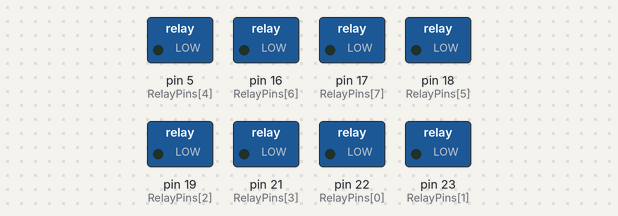
Simulated run of this sketch. Board: Arduino Mega 2560, built with avr-gcc and run on an emulated ATmega2560. Parts: switched loads named in the sketch (green lamp = pin HIGH). What the sketch prints to the serial monitor is not drawn.

Above: at 2.5 s.
At 5.7 s:
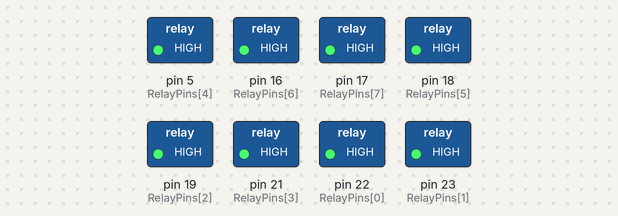
Timing chart, 0 to 8.5 s (numbered marks = the images above):
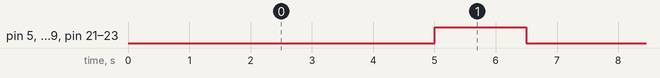

The sketch:

relay_actuation.ino
```cpp
int RelayPins[] = {22, 23, 19, 21, 5, 18, 16, 17};
int pinCount = 8;

void setup() {
	// Set RelayPin as an output pin
  for (int pinNum = 0; pinNum < pinCount; pinNum++) {
    pinMode(RelayPins[pinNum], OUTPUT);
    digitalWrite(RelayPins[pinNum], HIGH);
    Serial.begin(115200);
  }
}

void loop() {
  Serial.println("Running");
  for (int pinNum = 0; pinNum < pinCount; pinNum++) {
    // Serial.print("Pin Num: ");
    // Serial.println(RelayPins[pinNum]);

    // Let's turn on the relay...
    digitalWrite(RelayPins[pinNum], LOW);
    Serial.print(pinNum);
    }
    delay(5000);

  for (int pinNum = 0; pinNum < pinCount; pinNum++) {
    // Let's turn off the relay...
    digitalWrite(RelayPins[pinNum], HIGH);
  }
  delay(1500);
}

// TO DO: test out with double relay
// pin 23/relay 1 works
// pin 22/relay 2 untested
// pin 21/relay 2 works
// pin 19/relay 2 untested
//
```

Measured:
- by itself, pin 5 (RelayPins[4]), pin 16 (RelayPins[6]), pin 17 (RelayPins[7]), pin 18 (RelayPins[5]), pin 19 (RelayPins[2]), pin 21 (RelayPins[3]), pin 22 (RelayPins[0]), pin 23 (RelayPins[1]): alternates HIGH for 1.5 s and LOW for 5.0 s
